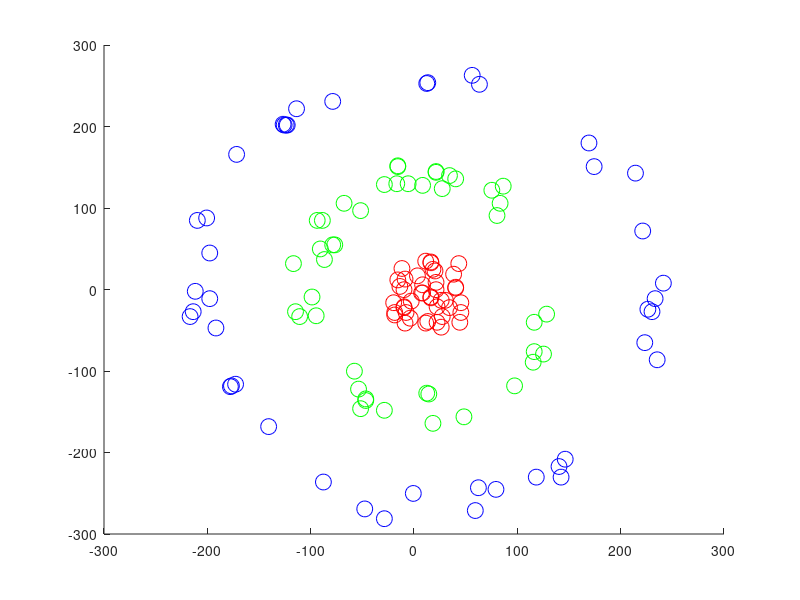

The MATLAB script that drew this image: (Note: this script raises an error after producing the figure.)
X = [-216.67,-33.221; -213.67,-27.221; -211.67,-2.2214; -209.67,84.779;
-200.67,87.779; -197.67,-11.221; -197.67,44.779; -191.67,-47.221;
-177.67,-119.22; -176.67,-118.22; -172.67,-116.22; -171.67,165.78;
-140.67,-168.22; -126.67,202.78; -125.67,201.78; -123.67,201.78;
-122.67,201.78; -116.67,31.779; -114.67,-27.221; -113.67,221.78;
-110.67,-33.221; -98.672,-9.2214; -94.672,-32.221; -93.672,84.779;
-90.672,49.779; -88.672,84.779; -87.672,-236.22; -86.672,36.779;
-78.672,54.779; -78.672,230.78; -76.672,54.779; -67.672,105.78;
-57.672,-100.22; -53.672,-122.22; -51.672,-146.22; -51.672,96.779;
-47.672,-269.22; -46.672,-136.22; -46.672,-134.22; -28.672,-281.22;
-28.672,-148.22; -28.672,128.78; -19.672,-16.221;
-18.672,-31.221; -18.672,-28.221; -16.672,129.78; -15.672,11.779;
-15.672,150.78; -15.672,151.78; -13.672,3.7786; -11.672,25.779;
-9.6718,-22.221; -9.6718,-21.221; -9.6718,-0.22137; -8.6718,-41.221;
-8.6718,12.779; -7.6718,-28.221; -5.6718,129.78; -3.6718,-35.221;
-2.6718,-14.221; -0.67176,-250.22; 3.3282,16.779; 7.3282,-4.2214;
8.3282,-4.2214; 8.3282,5.7786; 8.3282,127.78; 11.328,-41.221;
11.328,34.779; 12.328,-127.22; 12.328,252.78; 13.328,-39.221;
13.328,253.78; 14.328,-128.22; 16.328,-10.221; 16.328,-9.2214;
16.328,32.779; 16.328,33.779; 18.328,-164.22; 18.328,24.779;
20.328,22.779; 21.328,-0.22137; 21.328,8.7786; 21.328,143.78;
21.328,144.78; 22.328,-40.221; 22.328,-21.221; 26.328,-46.221;
26.328,-13.221; 27.328,-33.221; 27.328,123.78; 30.328,-13.221;
34.328,-22.221; 34.328,139.78; 38.328,18.779; 40.328,1.7786;
40.328,2.7786; 40.328,135.78; 43.328,31.779; 44.328,-40.221;
45.328,-28.221; 45.328,-16.221; 48.328,-156.22; 56.328,262.78;
59.328,-271.22; 62.328,-243.22; 63.328,251.78; 75.328,121.78;
79.328,-245.22; 80.328,90.779; 83.328,105.78; 86.328,126.78;
97.328,-118.22; 115.33,-89.221; 116.33,-76.221; 116.33,-40.221;
118.33,-230.22; 125.33,-79.221; 128.33,-30.221; 140.33,-217.22;
142.33,-230.22; 146.33,-208.22; 169.33,179.78; 174.33,150.78;
214.33,142.78; 221.33,71.779; 223.33,-65.221; 226.33,-24.221;
230.33,-27.221; 233.33,-11.221; 235.33,-86.221; 241.33,7.7786];

N=size(X, 1);

color = zeros(N,3);
for i = 1:N
    if( norm(X(i,:),2) < 60)
        color(i, :) = [1 0 0];
    elseif( norm(X(i,:),2) < 170) 
        color(i, :) = [0 1 0];
    else
        color(i, :) = [0 0 1];
    end
end

scatter(X(:, 1), X(:,2), N, color);

%% Compute Kernel PCA
%% - choose the bandwith parameter 
%% - save 50 or more result plots for different bandwidth parameters in a file
%% - color the points according to the clusters
%% - create your own test data by sampling random points in three squares (similar to the three circles)
%%   and also save 50+ plots for different bandwidth

bandwidthList = [0.01]; 

for ii = 1:length(bandwidthList)
    Bandwidth = bandwidthList(ii);
    
    distMat = rbfMat(X, Bandwidth);
    bases = kPCA(distMat, 2);
    projPts = distMat * bases;
    
    figure();title(num2str(Bandwidth));
    red = find(all(bsxfun(@eq, color, [1 0 0]), 2));
    green = find(all(bsxfun(@eq, color, [0 1 0]), 2));
    blue = find(all(bsxfun(@eq, color, [0 0 1]), 2));
    
    scatter(projPts(red, 1), projPts(red,2), N, color(red, :), 'filled'); alpha(0.50); hold on;
    scatter(projPts(green, 1), projPts(green,2), N, color(green, :), 'filled'); alpha(0.50); hold on;
    scatter(projPts(blue, 1), projPts(blue,2), N, color(blue, :), 'filled'); alpha(0.50); hold on;
    
    filename = ['fig/ProjectedPoints_' num2str(Bandwidth) '.png'];
    saveas(gcf, filename)
    
end


